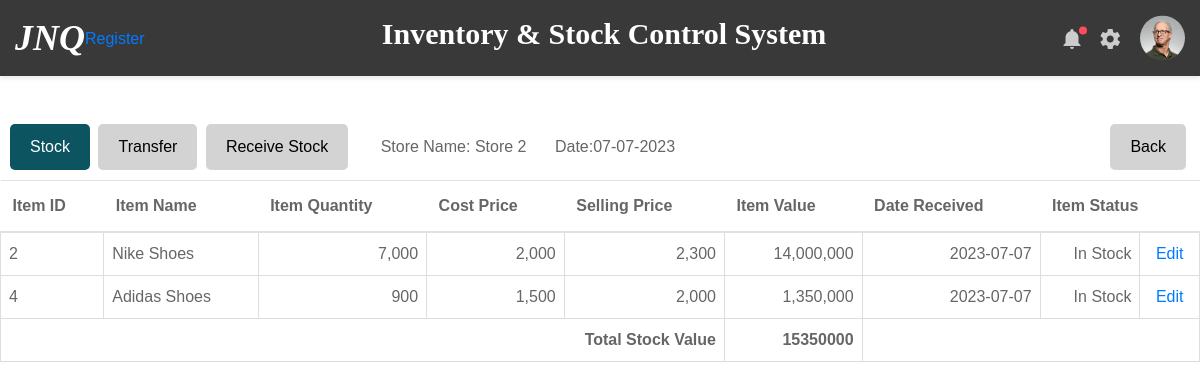
/view_stores/2, run on an earlier commit of the app's database.
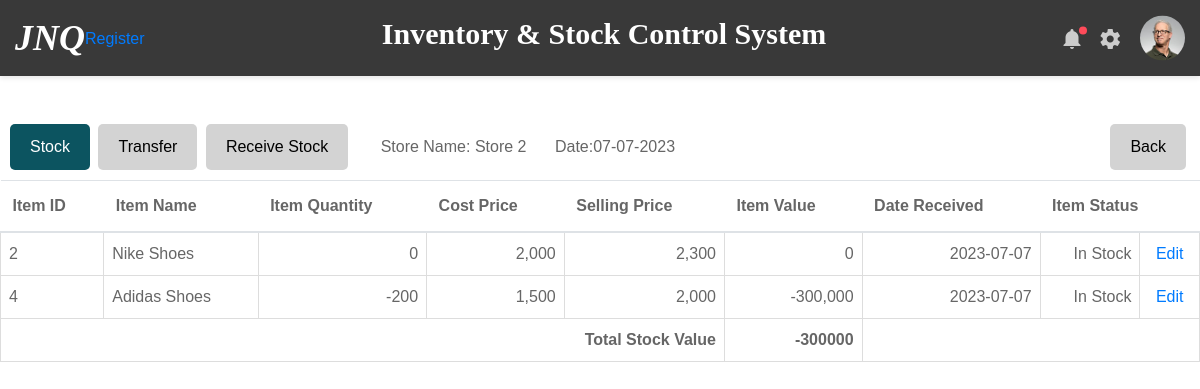
And on a later commit of the database.
### inventory/models.py (models this page shows)
class StoreItem(db.Model):
    id = db.Column(db.Integer, primary_key=True)
    store_id = db.Column('store_id', db.Integer, db.ForeignKey('store.id'))
    item_id = db.Column('item_id', db.Integer, db.ForeignKey('item.id'))
    item_quantity = db.Column(db.Integer, nullable=False)
    item_value = db.Column(db.Integer, nullable=False)
    date_added = db.Column(db.DateTime, default=datetime.now())
    stock_status = db.Column(db.String(20), nullable=False, default='In Stock')
    store = db.relationship('Store', back_populates='item_association')
    item = db.relationship('Item', back_populates='stores')

class Item(db.Model):
    id = db.Column(db.Integer, primary_key=True)
    item_name = db.Column(db.String(100), nullable=False)
    item_cost_price = db.Column(db.Integer, nullable=False)
    item_selling_price = db.Column(db.Integer, nullable=False)
    date_added = db.Column(db.DateTime, default=datetime.now())
    stores = db.relationship('StoreItem', back_populates='item')
    shops = db.relationship('ShopItem', back_populates='item')

### inventory/routes.py (the view)
@app.route('/view_stores/<int:store_id>', methods=['GET'])
def view_store(store_id):
    store = Store.query.get_or_404(store_id)
    date = today_date()
    store_items = StoreItem.query.filter_by(store_id=store.id).all()
    stock_value_list = []
    for product in store_items:
        stock_value_list.append(product.item_value)
    total_stock_value = sum(stock_value_list)
    return render_template('view_store.html', store=store, total_stock_value=total_stock_value, date=date,
                           store_items=store_items)

### inventory/routes.py (called while the page is built)
def today_date():
    date_today = datetime.today().strftime('%d-%m-%Y')
    return date_today

### inventory/templates/view_store.html
{% extends 'layout.html' %}
{% block content %}
    <div class="button-container">
      <a class="button active">Stock</a>
      <a href="{{ url_for('stock_out', store_id=store.id)}}" class="button">Transfer</a>
      <a href="{{ url_for('stock_in', store_id=store.id)}}" class="button">Receive Stock</a>
      <a class="ml-4">Store Name: {{store.store_name}}</a>
      <a class="ml-4">Date:{{date}}</a>
      <div class="float-right">
          <a href="{{ url_for('view_stores')}}" class="button">Back</a>
      </div>
    </div>
    <table class="table table-hover table-condensed">
      <thead>
        <tr>
          <th>Item ID</th>
          <th>Item Name</th>
          <th>Item Quantity</th>
          <th>Cost Price</th>
          <th>Selling Price</th>
          <th>Item Value</th>
          <th>Date Received</th>
          <th colspan="2">Item Status</th>
        </tr>
      </thead>
      <tbody>
        {% for product in store_items %}
          <tr>
              <td>{{ product.id }}</td>
              <td>{{ product.item.item_name }}</td>
              <td class="text-right">{{ "{:,}".format(product.item_quantity) }}</td>
              <td class="text-right">{{ "{:,}".format(product.item.item_cost_price) }}</td>
              <td class="text-right">{{ "{:,}".format(product.item.item_selling_price) }}</td>
              <td class="text-right">{{ "{:,}".format(product.item_value) }}</td>
              <td class="text-right">{{ product.date_added.date() }}</td>
              <td class="text-right">{{ product.stock_status }}</td>
              <td class="text-center"><a href="#">Edit</a></td>
          </tr>
        {% endfor %}
          <tr>
              <td colspan="5" class="text-right"><strong>Total Stock Value</strong></td>
              <td class="text-right"><strong>{{total_stock_value}}</strong></td>
              <td colspan="3"></td>
          </tr>
      </tbody>
    </table>
{% endblock content%}

What changed in the data, as far as the page shows it:
changed StoreItem "Nike Shoes": item_quantity "7,000" → "0"; item_value "14,000,000" → "0"
changed StoreItem "Adidas Shoes": item_quantity "900" → "-200"; item_value "1,350,000" → "-300,000"
Also different on the page:
{{ total_stock_value }}: "15350000" → "-300000"
